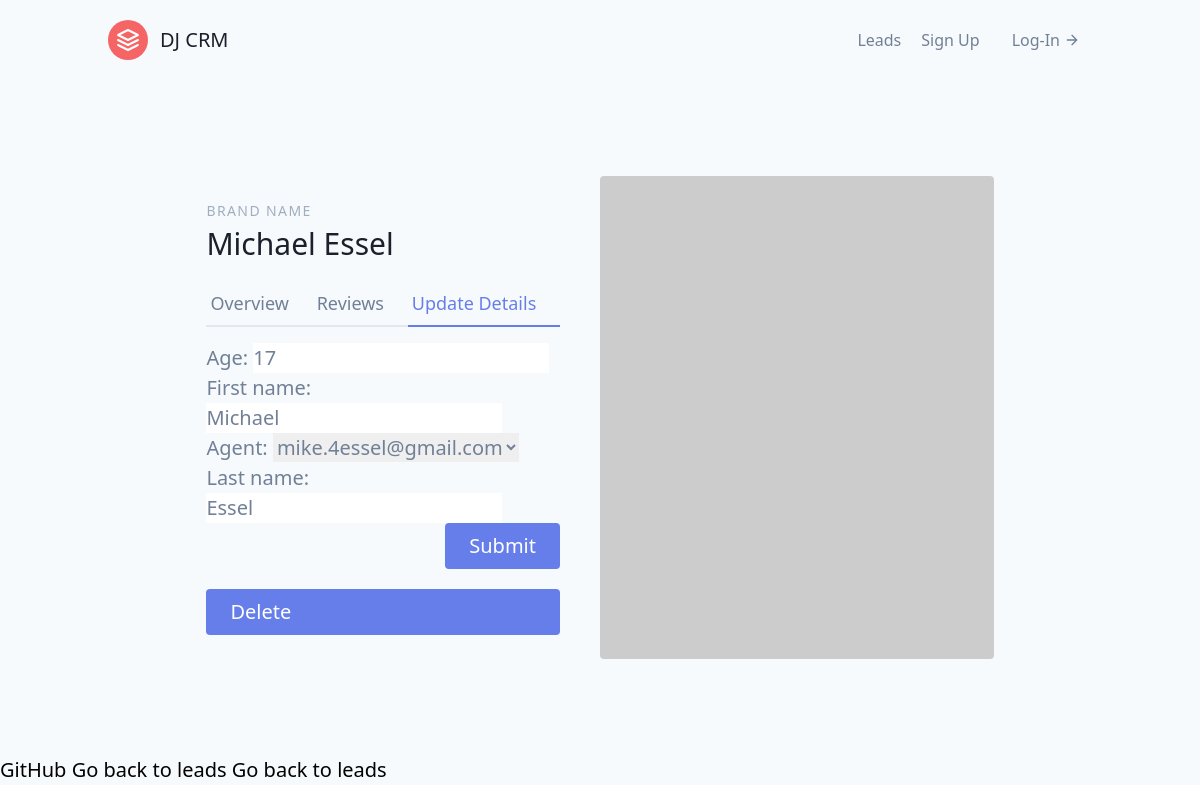
Page /leads/11/update/ on the committed database.
### leads/models.py (models this page shows, shortened)
class Lead(models.Model):
    first_name = models.CharField(max_length=20)
    last_name = models.CharField(max_length=20)
    age = models.IntegerField(default=12)
    agent = models.ForeignKey("Agent",on_delete=models.CASCADE)

### leads/views.py (the view)
# urls.py: path('<int:pk>/update/', lead_update, name='lead-update'),
def lead_update(request,pk):
    lead =Lead.objects.get(id=pk)
    form = LeadModelForm(instance=lead)
    if request.method=='POST':
        form = LeadModelForm(request.POST, instance=lead)
        if form.is_valid():
            form.save()
            return redirect('/leads')
    context = {
        'form':form,
        "lead": lead
    }
    return render(request, 'leads/lead_update.html', context)

### leads/forms.py
class LeadModelForm(forms.ModelForm):
    class Meta:
        model = Lead
        fields = {
            'first_name',
            'last_name',
            'age',
            'agent' ,
        }

### leads/models.py (called while the page is built)
    def __str__(self) -> str:
        return (self.user.email)

### leads/templates/leads/lead_update.html (shortened to what this page needs)
{% extends 'base.html' %}
{% block content %}
<section class="text-gray-600 body-font overflow-hidden">
    <div class="container px-5 py-24 mx-auto">
        <div class="lg:w-4/5 mx-auto flex flex-wrap">
            <div class="lg:w-1/2 w-full lg:pr-10 lg:py-6 mb-6 lg:mb-0">
                <h2 class="text-sm title-font text-gray-500 tracking-widest">BRAND NAME</h2>
                <h1  class="text-gray-900 text-3xl title-font font-medium mb-4">{{ lead.first_name }} {{ lead.last_name }}
                    </h1>
                <div class="flex mb-4">
                    <a href="{% url 'leads:lead-detail' lead.pk %}" class="flex-grow border-b-2 border-gray-300 py-2 text-lg px-1">
                        Overview
                    </a>
                    <a class="flex-grow border-b-2 border-gray-300 py-2 text-lg px-1">
                        Reviews
                    </a>
                    <a href="{% url 'leads:lead-update' lead.pk %}"
                        class="flex-grow text-indigo-500 border-b-2 border-indigo-500 py-2 text-lg px-1">
                        Update Details
                    </a>
                </div>
                <form method="post">
                    {{ form.as_p }}
                    <button type="submit"
                    class="flex ml-auto text-white bg-indigo-500 border-0 py-2 px-6 focus:outline-none hover:bg-indigo-600 rounded" >Submit</button>
                </form>
                    <a href="{% url 'leads:lead-delete' lead.pk %}"
                        class="flex ml-auto text-white bg-indigo-500 border-0 py-2 px-6 focus:outline-none hover:bg-indigo-600 rounded">Delete</a>
            </div>
            <img alt="ecommerce" class="lg:w-1/2 w-full lg:h-auto h-64 object-cover object-center rounded"
                src="https://dummyimage.com/400x400">
        </div>
    </div>
</section>
GitHub
<a href="{% url 'leads:lead-list' %}"> Go back to leads</a>
<a href="{% url 'leads:lead-list' %}"> Go back to leads</a>
{% endblock content %}

### rows in the picture
Lead: first_name "Michael", last_name "Essel", age "17", agent "mike.4essel@gmail.com"
